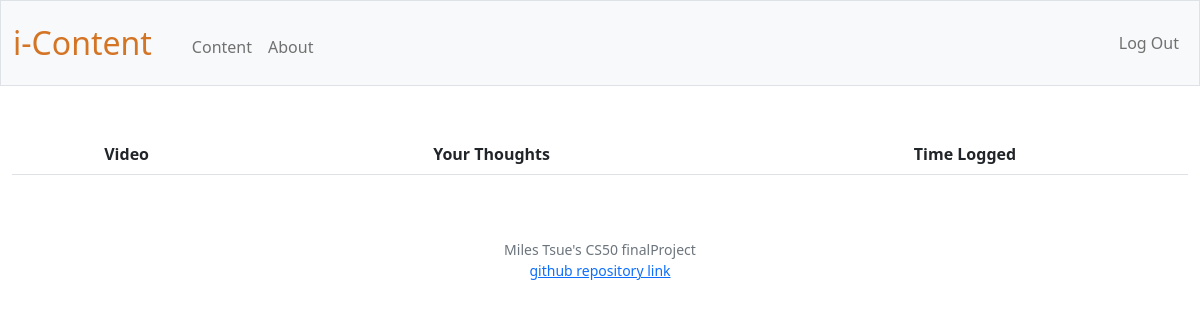
/ (signed in), run on an earlier commit of the app's database.
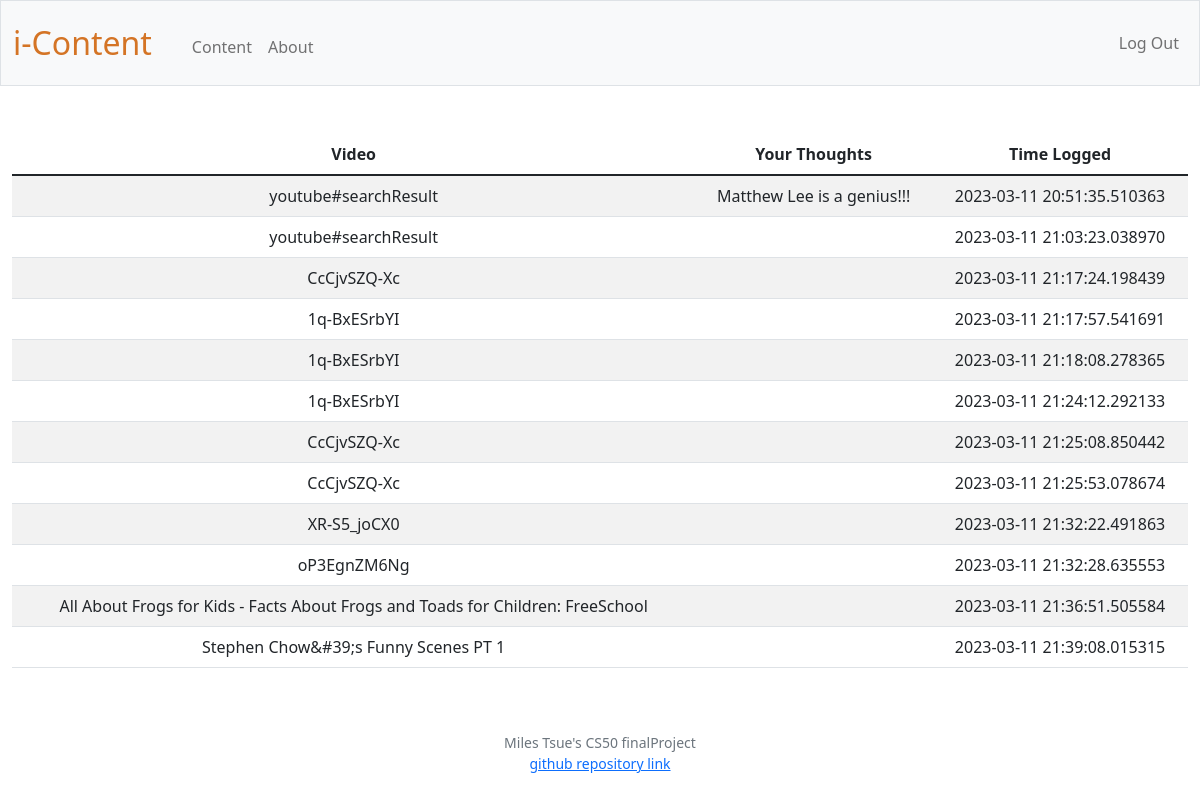
And on a later commit of the database.
### tables this page shows
CREATE TABLE history (
    id INTEGER PRIMARY KEY AUTOINCREMENT NOT NULL,
    video_name TEXT,
    text_content TEXT,
    time_logged DATETIME NOT NULL default(current_timestamp),
    'user_id' INTEGER
);

### app.py (the view)
@app.route('/')
@login_required
def index():
    user = session["user_id"]
    conn = sqlite3.connect(current_directory + '/icontent.db')
    conn.row_factory = sqlite3.Row
    cursor = conn.cursor()
    history = cursor.execute("SELECT video_name, text_content, time_logged FROM history WHERE user_id = '" + user + "'").fetchall()
    print(history)
    print()
    conn.commit()
    cursor.close()
    return render_template('index.html', history=history)

### app.py (called while the page is built)
@app.after_request
def after_request(response):
    response.headers["Cache-Control"] = "no-cache, no-store, must-revalidate"
    response.headers["Expires"] = 0
    response.headers["Pragma"] = "no-cache"
    return response

### helpers/helper.py (called while the page is built)
def login_required(f):
    @wraps(f)
    def decorated_function(*args, **kwargs):
        if session.get("user_id") is None:
            return redirect("/login")
        return f(*args, **kwargs)
    return decorated_function

### templates/index.html (shortened to what this page needs)
{% extends "layout.html" %}
{% block main %}
<table class="table table-striped">
    <thead>
        <tr>
            <th scope="col">Video</th>
            <th scope="col">Your Thoughts</th>
            <th scope="col">Time Logged</th>
        </tr>
    </thead>
    <tbody>
        {% for row in history %}
        <tr>
            <td>{{ row["video_name"] }}</td>
            <td>{{ row["text_content"] }}</td>
            <td>{{ row["time_logged"] }}</td>
        </tr>
        {% endfor %}
    </tbody>
    </table>
{% endblock %}

### templates/layout.html (shortened to what this page needs)
<!DOCTYPE html>
<html lang="en">
    <head>
        <link href="https://cdn.jsdelivr.net/npm/bootstrap@5.1.3/dist/css/bootstrap.min.css" rel="stylesheet">
        <link href="/static/styles.css" rel="stylesheet">
    </head>
    <body>
        <nav class="bg-light border navbar navbar-expand-md navbar-light">
            <div class="container-fluid">
                <a class="nav navbar-brand" href="/"><span class="nav navbar-brand orange">i-Content</span></a>
                <div class="collapse navbar-collapse" id="navbar">
                    {% if session["user_id"] %}
                        <ul class="navbar-nav me-auto mt-2">
                            <li class="nav-item"><a class="nav-link" href="/content">Content</a></li>
                            <li class="nav-item"><a class="nav-link" href="/about">About</a></li>
                        </ul>
                        <ul class="navbar-nav">
                            <li class="nav-item"><a class="nav-link" href="/logout">Log Out</a></li>
                        </ul>
                    {% else %}
                        <ul class="navbar-nav">
                            <li class="nav-item"><a class="nav-link" href="/register">Register</a></li>
                            <li class="nav-item"><a class="nav-link" href="/login">Log In</a></li>
                        </ul>
                    {% endif %}
                </div>
            </div>
        </nav>
        <main class="container-fluid py-5 text-center">
            {% block main %}{% endblock %}
        </main>
        <footer class="mb-5 small text-center text-muted">
            Miles Tsue's CS50 finalProject <a href="https://github.com/MilesTsue93"><br>github repository link</a>
        </footer>
    </body>
</html>

### static/styles.css (style rules this page uses)
nav .navbar-brand { font-size: xx-large; }
nav .navbar-brand .orange { color: #d47425; }
nav .navbar-brand .orange, .btn .btn-primary, .navbar-toggler { color: #d47425; }
.navbar-nav { color: white; }

What changed in the data, as far as the page shows it:
added history: video_name "youtube#searchResult", text_content "Matthew Lee is a genius!!!", time_logged "2023-03-11 20:51:35.510363"
added history: video_name "youtube#searchResult", time_logged "2023-03-11 21:03:23.038970"
added history: video_name "CcCjvSZQ-Xc", time_logged "2023-03-11 21:17:24.198439"
added history: video_name "1q-BxESrbYI", time_logged "2023-03-11 21:17:57.541691"
added history: video_name "1q-BxESrbYI", time_logged "2023-03-11 21:18:08.278365"
added history: video_name "1q-BxESrbYI", time_logged "2023-03-11 21:24:12.292133"
added history: video_name "CcCjvSZQ-Xc", time_logged "2023-03-11 21:25:08.850442"
added history: video_name "CcCjvSZQ-Xc", time_logged "2023-03-11 21:25:53.078674"
added history: video_name "XR-S5_joCX0", time_logged "2023-03-11 21:32:22.491863"
added history: video_name "oP3EgnZM6Ng", time_logged "2023-03-11 21:32:28.635553"
added history: video_name "All About Frogs for Kids - Facts About Frogs and Toads for Children: FreeSchool", time_logged "2023-03-11 21:36:51.505584"
added history: video_name "Stephen Chow&#39;s Funny Scenes PT 1", time_logged "2023-03-11 21:39:08.015315"
